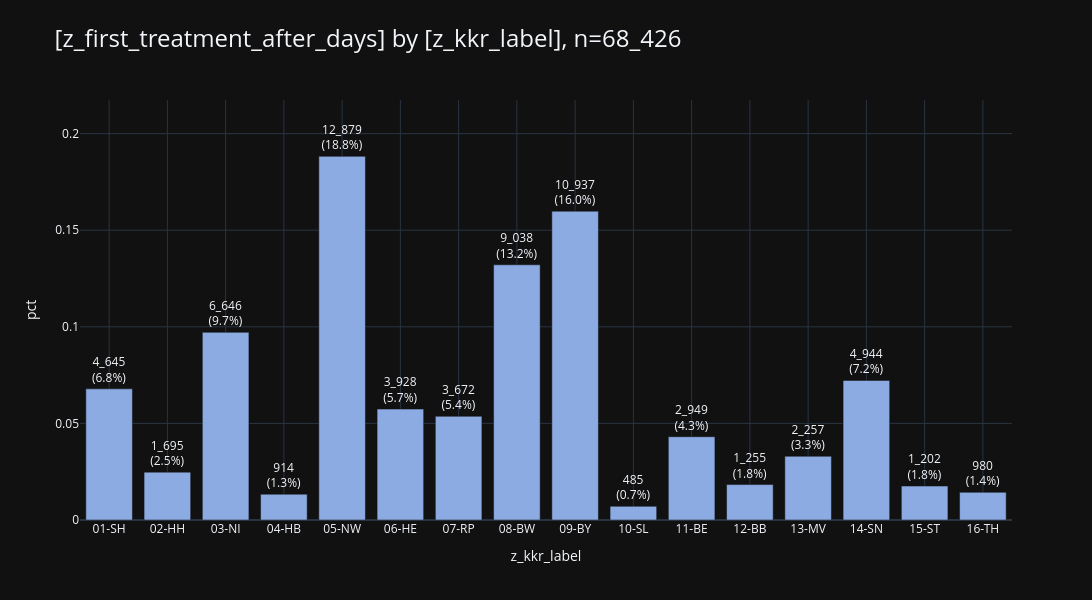

The notebook cell this image was saved under:
### Markdown cell above
### <a id='toc1_2_1_'></a>[bars](#toc0_)

### Code cell
_ = pls.plot_bars(
    db_delay.to_df().iloc[:,:2],
    # height=400,
    # width=1000,
    # use_ci=True,
    # ci_agg='median',
    # caption="#test lol xde",
    # title="pl",
    # caption_only_n=True,
    # color_palette="D3",
    # color_palette=const.COLOR_BLUE_LIGHT,
    # color_palette="Pastel",
    # sort_values=True,
    # caption=None,
)
# os.getenv("THEME")

### Figure 1 — Plotly figure (JSON) as saved in the notebook; plotly's stock layout.template omitted (floating-point values rounded to 4 significant figures)
{"data": [{"error_y": {"thickness": 5}, "hovertemplate": "z_kkr_label=%{x}<br>pct=%{y}<br>cnt_pct_str=%{text}<extra></extra>", "legendgroup": "01-SH", "marker": {"color": "#8cabe2", "pattern": {"shape": ""}}, "name": "01-SH", "orientation": "v", "showlegend": true, "text": ["4_645<br>(6.8%)"], "textposition": "outside", "type": "bar", "x": ["01-SH"], "xaxis": "x", "y": [0.06788], "yaxis": "y"}, {"error_y": {"thickness": 5}, "hovertemplate": "z_kkr_label=%{x}<br>pct=%{y}<br>cnt_pct_str=%{text}<extra></extra>", "legendgroup": "02-HH", "marker": {"color": "#8cabe2", "pattern": {"shape": ""}}, "name": "02-HH", "orientation": "v", "showlegend": true, "text": ["1_695<br>(2.5%)"], "textposition": "outside", "type": "bar", "x": ["02-HH"], "xaxis": "x", "y": [0.02477], "yaxis": "y"}, {"error_y": {"thickness": 5}, "hovertemplate": "z_kkr_label=%{x}<br>pct=%{y}<br>cnt_pct_str=%{text}<extra></extra>", "legendgroup": "03-NI", "marker": {"color": "#8cabe2", "pattern": {"shape": ""}}, "name": "03-NI", "orientation": "v", "showlegend": true, "text": ["6_646<br>(9.7%)"], "textposition": "outside", "type": "bar", "x": ["03-NI"], "xaxis": "x", "y": [0.09713], "yaxis": "y"}, {"error_y": {"thickness": 5}, "hovertemplate": "z_kkr_label=%{x}<br>pct=%{y}<br>cnt_pct_str=%{text}<extra></extra>", "legendgroup": "04-HB", "marker": {"color": "#8cabe2", "pattern": {"shape": ""}}, "name": "04-HB", "orientation": "v", "showlegend": true, "text": ["914<br>(1.3%)"], "textposition": "outside", "type": "bar", "x": ["04-HB"], "xaxis": "x", "y": [0.01336], "yaxis": "y"}, {"error_y": {"thickness": 5}, "hovertemplate": "z_kkr_label=%{x}<br>pct=%{y}<br>cnt_pct_str=%{text}<extra></extra>", "legendgroup": "05-NW", "marker": {"color": "#8cabe2", "pattern": {"shape": ""}}, "name": "05-NW", "orientation": "v", "showlegend": true, "text": ["12_879<br>(18.8%)"], "textposition": "outside", "type": "bar", "x": ["05-NW"], "xaxis": "x", "y": [0.1882], "yaxis": "y"}, {"error_y": {"thickness": 5}, "hovertemplate": "z_kkr_label=%{x}<br>pct=%{y}<br>cnt_pct_str=%{text}<extra></extra>", "legendgroup": "06-HE", "marker": {"color": "#8cabe2", "pattern": {"shape": ""}}, "name": "06-HE", "orientation": "v", "showlegend": true, "text": ["3_928<br>(5.7%)"], "textposition": "outside", "type": "bar", "x": ["06-HE"], "xaxis": "x", "y": [0.05741], "yaxis": "y"}, {"error_y": {"thickness": 5}, "hovertemplate": "z_kkr_label=%{x}<br>pct=%{y}<br>cnt_pct_str=%{text}<extra></extra>", "legendgroup": "07-RP", "marker": {"color": "#8cabe2", "pattern": {"shape": ""}}, "name": "07-RP", "orientation": "v", "showlegend": true, "text": ["3_672<br>(5.4%)"], "textposition": "outside", "type": "bar", "x": ["07-RP"], "xaxis": "x", "y": [0.05366], "yaxis": "y"}, {"error_y": {"thickness": 5}, "hovertemplate": "z_kkr_label=%{x}<br>pct=%{y}<br>cnt_pct_str=%{text}<extra></extra>", "legendgroup": "08-BW", "marker": {"color": "#8cabe2", "pattern": {"shape": ""}}, "name": "08-BW", "orientation": "v", "showlegend": true, "text": ["9_038<br>(13.2%)"], "textposition": "outside", "type": "bar", "x": ["08-BW"], "xaxis": "x", "y": [0.1321], "yaxis": "y"}, {"error_y": {"thickness": 5}, "hovertemplate": "z_kkr_label=%{x}<br>pct=%{y}<br>cnt_pct_str=%{text}<extra></extra>", "legendgroup": "09-BY", "marker": {"color": "#8cabe2", "pattern": {"shape": ""}}, "name": "09-BY", "orientation": "v", "showlegend": true, "text": ["10_937<br>(16.0%)"], "textposition": "outside", "type": "bar", "x": ["09-BY"], "xaxis": "x", "y": [0.1598], "yaxis": "y"}, {"error_y": {"thickness": 5}, "hovertemplate": "z_kkr_label=%{x}<br>pct=%{y}<br>cnt_pct_str=%{text}<extra></extra>", "legendgroup": "10-SL", "marker": {"color": "#8cabe2", "pattern": {"shape": ""}}, "name": "10-SL", "orientation": "v", "showlegend": true, "text": ["485<br>(0.7%)"], "textposition": "outside", "type": "bar", "x": ["10-SL"], "xaxis": "x", "y": [0.007088], "yaxis": "y"}, {"error_y": {"thickness": 5}, "hovertemplate": "z_kkr_label=%{x}<br>pct=%{y}<br>cnt_pct_str=%{text}<extra></extra>", "legendgroup": "11-BE", "marker": {"color": "#8cabe2", "pattern": {"shape": ""}}, "name": "11-BE", "orientation": "v", "showlegend": true, "text": ["2_949<br>(4.3%)"], "textposition": "outside", "type": "bar", "x": ["11-BE"], "xaxis": "x", "y": [0.0431], "yaxis": "y"}, {"error_y": {"thickness": 5}, "hovertemplate": "z_kkr_label=%{x}<br>pct=%{y}<br>cnt_pct_str=%{text}<extra></extra>", "legendgroup": "12-BB", "marker": {"color": "#8cabe2", "pattern": {"shape": ""}}, "name": "12-BB", "orientation": "v", "showlegend": true, "text": ["1_255<br>(1.8%)"], "textposition": "outside", "type": "bar", "x": ["12-BB"], "xaxis": "x", "y": [0.01834], "yaxis": "y"}, {"error_y": {"thickness": 5}, "hovertemplate": "z_kkr_label=%{x}<br>pct=%{y}<br>cnt_pct_str=%{text}<extra></extra>", "legendgroup": "13-MV", "marker": {"color": "#8cabe2", "pattern": {"shape": ""}}, "name": "13-MV", "orientation": "v", "showlegend": true, "text": ["2_257<br>(3.3%)"], "textposition": "outside", "type": "bar", "x": ["13-MV"], "xaxis": "x", "y": [0.03298], "yaxis": "y"}, {"error_y": {"thickness": 5}, "hovertemplate": "z_kkr_label=%{x}<br>pct=%{y}<br>cnt_pct_str=%{text}<extra></extra>", "legendgroup": "14-SN", "marker": {"color": "#8cabe2", "pattern": {"shape": ""}}, "name": "14-SN", "orientation": "v", "showlegend": true, "text": ["4_944<br>(7.2%)"], "textposition": "outside", "type": "bar", "x": ["14-SN"], "xaxis": "x", "y": [0.07225], "yaxis": "y"}, {"error_y": {"thickness": 5}, "hovertemplate": "z_kkr_label=%{x}<br>pct=%{y}<br>cnt_pct_str=%{text}<extra></extra>", "legendgroup": "15-ST", "marker": {"color": "#8cabe2", "pattern": {"shape": ""}}, "name": "15-ST", "orientation": "v", "showlegend": true, "text": ["1_202<br>(1.8%)"], "textposition": "outside", "type": "bar", "x": ["15-ST"], "xaxis": "x", "y": [0.01757], "yaxis": "y"}, {"error_y": {"thickness": 5}, "hovertemplate": "z_kkr_label=%{x}<br>pct=%{y}<br>cnt_pct_str=%{text}<extra></extra>", "legendgroup": "16-TH", "marker": {"color": "#8cabe2", "pattern": {"shape": ""}}, "name": "16-TH", "orientation": "v", "showlegend": true, "text": ["980<br>(1.4%)"], "textposition": "outside", "type": "bar", "x": ["16-TH"], "xaxis": "x", "y": [0.01432], "yaxis": "y"}], "layout": {"barmode": "relative", "height": 600, "legend": {"title": {"text": "z_kkr_label"}, "tracegroupgap": 0}, "showlegend": false, "title": {"font": {"size": 24}, "text": "[z_first_treatment_after_days] by [z_kkr_label], n=68_426", "xanchor": "left", "y": 0.95, "yanchor": "top"}, "width": 1600, "xaxis": {"anchor": "y", "categoryarray": ["01-SH", "02-HH", "03-NI", "04-HB", "05-NW", "06-HE", "07-RP", "08-BW", "09-BY", "10-SL", "11-BE", "12-BB", "13-MV", "14-SN", "15-ST", "16-TH"], "categoryorder": "array", "domain": [0, 1], "gridwidth": 1, "showgrid": true, "title": {"text": "z_kkr_label"}}, "yaxis": {"anchor": "x", "domain": [0, 1], "dtick": 0.05, "gridwidth": 1, "range": [0, 0.2174], "showgrid": true, "title": {"text": "pct"}}}}
